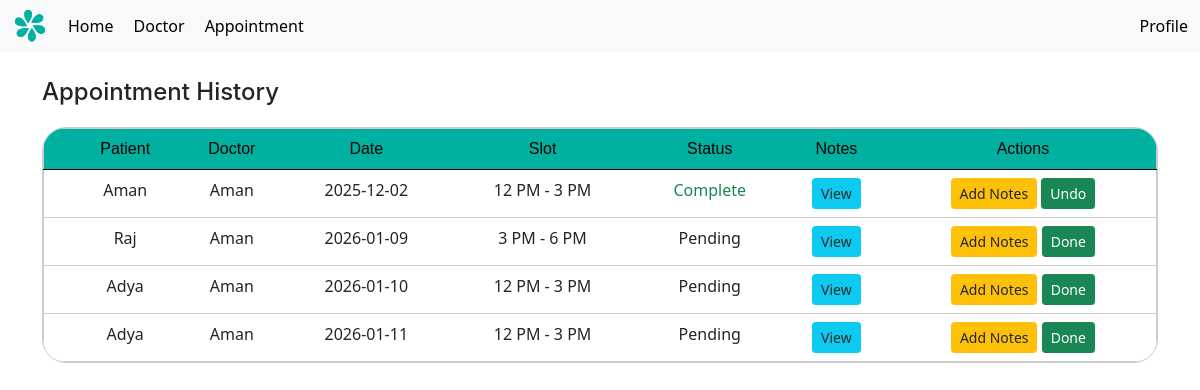
Page /appointment (signed in) on the committed database.
### models.py (models this page shows, shortened)
class appointment(db.Model):
    id = db.Column(db.Integer, primary_key=True)
    patient_id = db.Column(db.Integer, db.ForeignKey('patient.id'), nullable=False)
    doctor_id = db.Column(db.Integer, db.ForeignKey('doctor.id'), nullable=False)
    appointment_date = db.Column(db.Date, nullable=False)
    slot = db.Column(db.String(20), nullable=False)
    prescription = db.Column(db.Text, nullable=True)
    status = db.Column(db.Boolean, default=False)
    is_blocked = db.Column(db.Boolean, default=False)
    doctor = db.relationship('doctor', back_populates='appointments', lazy=True)
    patient = db.relationship('patient', back_populates='appointments', lazy=True)

class patient(UserMixin, db.Model):
    id = db.Column(db.Integer, primary_key=True)
    username = db.Column(db.String(100), unique=True, nullable=False)
    name = db.Column(db.String(100), nullable=False)
    age = db.Column(db.Integer, nullable=False)
    password = db.Column(db.String(200), nullable=False)
    appointments = db.relationship('appointment', back_populates='patient', lazy=True)
    is_admin = db.Column(db.Boolean, default=False)
    is_doctor = db.Column(db.Boolean, default=False)

class doctor(UserMixin, db.Model):
    id = db.Column(db.Integer, primary_key=True)
    username = db.Column(db.String(100), unique=True, nullable=False)
    password = db.Column(db.String(200), nullable=False)
    name = db.Column(db.String(100), nullable=False)
    specialization = db.Column(db.String(100), nullable=False)
    availability = db.Column(db.Date, nullable=True)
    timeSlots = db.relationship('timeSlot', back_populates='doctor', lazy=True)
    appointments = db.relationship('appointment', back_populates='doctor', lazy=True)
    is_admin = db.Column(db.Boolean, default=False)
    is_doctor = db.Column(db.Boolean, default=True)

### app.py (the view, shortened to what this page needs)
@app.route('/appointment', methods=['GET', 'POST'])
def Appointment():
    if current_user.is_admin:
            appts = appointment.query.filter(
            appointment.is_blocked == False,
            appointment.patient_id != 0
        ).order_by(
            appointment.appointment_date.asc()
        ).all()
    elif current_user.is_doctor:
        appts = appointment.query.filter(
            appointment.doctor_id == current_user.id,
            appointment.is_blocked == False,
            appointment.patient_id != 0
        ).order_by(
            appointment.appointment_date.asc()
        ).all()
    return render_template('appointment_history.html', appointments=appts)

### app.py (called while the page is built)
@login_manager.user_loader
def load_user(user_id):
    user_type = session.get("user_type")
    if user_type == "doctor":
        return doctor.query.get(int(user_id))
    return patient.query.get(int(user_id))

@app.context_processor
def inject_user():
    return dict(current_user=current_user, request = request)

### templates/appointment_history.html (shortened to what this page needs)
{% extends 'layout.html' %}
{% block content %}
<h1 style="margin-bottom: 20px;">Appointment History</h1>
<div class="flex-column mx-auto gap-16p" style = "align-items: center; display: flex">
<div style=" border: 1px solid #ccc; border-radius: 24px; width: 100%; overflow: clip;">
<table class="table" style="text-align: center; padding: 20px; border: 1px solid #ccc; margin-bottom: 0px;">
  <thead class="thead-darky">
    <tr>
        <th scope="col"></th>
        <th scope="col">Patient</th>
        <th scope="col">Doctor</th>
        <th scope="col">Date</th>
        <th scope="col">Slot</th>
        <th scope="col">Status</th>
        <th scope="col">Notes</th>
        <th scope="col">Actions</th>
    </tr>
  </thead>
  <tbody>
        {% for a in appointments %}
        <tr class="table-row-link">
            <th scope="row"></th>
            <td><a href="{{ url_for('patient_profile', patient_id=a.patient.id) }}"><a href="{{ url_for('patient_profile', patient_id=a.patient.id) }}">{{ a.patient.name }}</a></td>
            <td><a href="{{ url_for('doctor_profile', doctor_id=a.doctor.id) }}">{{ a.doctor.name }}</a></td>
            <td>{{ a.appointment_date }}</td>
            <td>{{ a.slot }}</td>
            <td>{% if a.status %}
        <div class="text-success ">Complete</div>
    {% else %}
        <div>Pending</div>
    {% endif %}</td>
            <td>
              <a href="{{ url_for('view_notes', appt_id=a.id) }}" class="btn btn-info btn-sm">
                  View
              </a>
            </td>
            <td>
                {% if (current_user.is_doctor and a.doctor_id == current_user.id) or current_user.is_admin %}
                    <a href="{{ url_for('add_notes', appt_id=a.id) }}" class="btn btn-warning btn-sm">
                        Add Notes
                    </a>
                {% endif %}
                {% if (current_user.is_doctor and a.doctor_id == current_user.id) or current_user.is_admin %}
                    <form action="{{ url_for('mark_done', appt_id=a.id) }}" method="POST" style="display:inline;">
                        <button class="btn btn-sm btn-success">
                            {% if a.status %}Undo{% else %}Done{% endif %}
                        </button>
                    </form>
                {% endif %}
            </td>
        </tr>
        {% endfor %}
  </tbody>
</table>
</div>
</div>
{% endblock %}

### static/styles.css (style rules this page uses)
.thead-darky { background-color: #00B0A0; color: black; font-weight: 400; border-style: none; font-family: 'Arial', sans-serif; }
table { text-align: center; }
.thead-darky th { font-weight: 400; font-size: 16px; }
.flex-column { display: flex; flex-direction: column; }
.gap-16p { gap: 16px !important; }
h1, h2, h3, h4, h5, h6 { font-family: "inter", sans-serif; }
h1 { font-size: 24px !important; font-weight: 700; }
.table-row-link a { text-decoration: none !important; color: inherit !important; }

### rows in the picture
appointment: patient.name "Aman", doctor.name "Aman", appointment_date "2025-12-02", slot "12 PM - 3 PM", status "Complete"
appointment: patient.name "Raj", doctor.name "Aman", appointment_date "2026-01-09", slot "3 PM - 6 PM", status "Pending"
appointment: patient.name "Adya", doctor.name "Aman", appointment_date "2026-01-10", slot "12 PM - 3 PM", status "Pending"
appointment: patient.name "Adya", doctor.name "Aman", appointment_date "2026-01-11", slot "12 PM - 3 PM", status "Pending"
